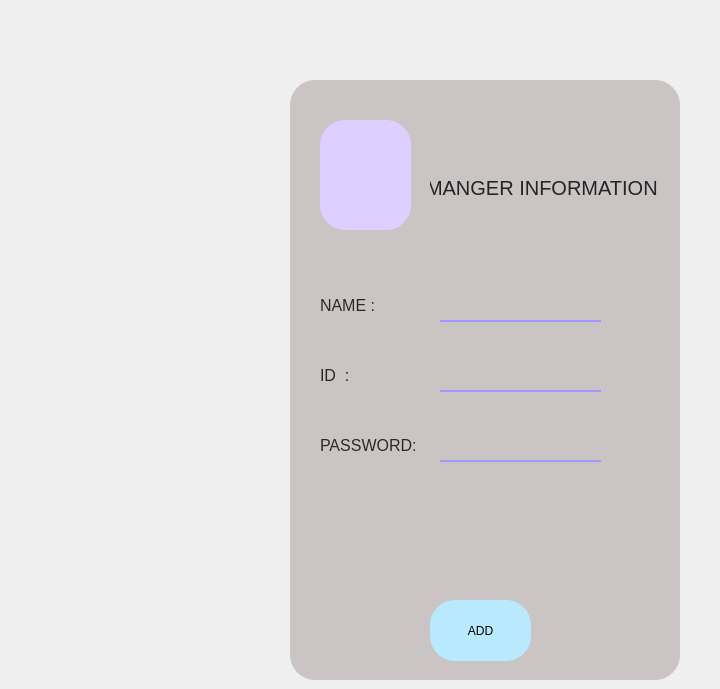
    <widget class="QWidget" name="page_5">
     <widget class="QFrame" name="frame_3">
      <property name="geometry">
       <rect>
        <x>290</x>
        <y>80</y>
        <width>390</width>
        <height>600</height>
       </rect>
      </property>
      <property name="minimumSize">
       <size>
        <width>390</width>
        <height>600</height>
       </size>
      </property>
      <property name="maximumSize">
       <size>
        <width>390</width>
        <height>600</height>
       </size>
      </property>
      <property name="styleSheet">
       <string notr="true">border-radius: 25px;
background-color: rgb(202, 197, 196);</string>
      </property>
      <property name="frameShape">
       <enum>QFrame::Shape::StyledPanel</enum>
      </property>
      <property name="frameShadow">
       <enum>QFrame::Shadow::Raised</enum>
      </property>
      <widget class="QLabel" name="label_13">
       <property name="geometry">
        <rect>
         <x>30</x>
         <y>200</y>
         <width>71</width>
         <height>51</height>
        </rect>
       </property>
       <property name="font">
        <font>
         <pointsize>12</pointsize>
        </font>
       </property>
       <property name="styleSheet">
        <string notr="true">color: rgb(43, 40, 39);</string>
       </property>
       <property name="text">
        <string>NAME :</string>
       </property>
      </widget>
      <widget class="QLineEdit" name="lineEdit_5">
       <property name="geometry">
        <rect>
         <x>150</x>
         <y>210</y>
         <width>181</width>
         <height>28</height>
        </rect>
       </property>
       <property name="styleSheet">
        <string notr="true">font-size: 15px;
color: rgb(42, 42, 42);</string>
       </property>
       <property name="text">
        <string/>
       </property>
      </widget>
      <widget class="QLabel" name="label_14">
       <property name="geometry">
        <rect>
         <x>30</x>
         <y>270</y>
         <width>41</width>
         <height>51</height>
        </rect>
       </property>
       <property name="font">
        <font>
         <pointsize>12</pointsize>
        </font>
       </property>
       <property name="styleSheet">
        <string notr="true">color: rgb(43, 40, 39);</string>
       </property>
       <property name="text">
        <string>ID  :</string>
       </property>
      </widget>
      <widget class="QLineEdit" name="lineEdit_6">
       <property name="geometry">
        <rect>
         <x>150</x>
         <y>280</y>
         <width>181</width>
         <height>28</height>
        </rect>
       </property>
       <property name="styleSheet">
        <string notr="true">font-size: 15px;
color: rgb(42, 42, 42);</string>
       </property>
      </widget>
      <widget class="QLabel" name="label_16">
       <property name="geometry">
        <rect>
         <x>30</x>
         <y>340</y>
         <width>121</width>
         <height>51</height>
        </rect>
       </property>
       <property name="font">
        <font>
         <pointsize>12</pointsize>
        </font>
       </property>
       <property name="styleSheet">
        <string notr="true">color: rgb(43, 40, 39);</string>
       </property>
       <property name="text">
        <string>PASSWORD:</string>
       </property>
      </widget>
      <widget class="QLineEdit" name="lineEdit_8">
       <property name="geometry">
        <rect>
         <x>150</x>
         <y>350</y>
         <width>181</width>
         <height>28</height>
        </rect>
       </property>
       <property name="styleSheet">
        <string notr="true">font-size: 15px;
color: rgb(42, 42, 42);</string>
       </property>
      </widget>
      <widget class="Line" name="line_5">
       <property name="geometry">
        <rect>
         <x>150</x>
         <y>240</y>
         <width>161</width>
         <height>2</height>
        </rect>
       </property>
       <property name="styleSheet">
        <string notr="true">background-color: rgb(160, 151, 255);</string>
       </property>
       <property name="orientation">
        <enum>Qt::Orientation::Horizontal</enum>
       </property>
      </widget>
      <widget class="Line" name="line_9">
       <property name="geometry">
        <rect>
         <x>150</x>
         <y>310</y>
         <width>161</width>
         <height>2</height>
        </rect>
       </property>
       <property name="styleSheet">
        <string notr="true">background-color: rgb(160, 151, 255);</string>
       </property>
       <property name="orientation">
        <enum>Qt::Orientation::Horizontal</enum>
       </property>
      </widget>
      <widget class="Line" name="line_10">
       <property name="geometry">
        <rect>
         <x>150</x>
         <y>380</y>
         <width>161</width>
         <height>2</height>
        </rect>
       </property>
       <property name="styleSheet">
        <string notr="true">background-color: rgb(160, 151, 255);</string>
       </property>
       <property name="orientation">
        <enum>Qt::Orientation::Horizontal</enum>
       </property>
      </widget>
      <widget class="QPushButton" name="pushButton_9">
       <property name="geometry">
        <rect>
         <x>140</x>
         <y>520</y>
         <width>101</width>
         <height>61</height>
        </rect>
       </property>
       <property name="styleSheet">
        <string notr="true">border-radius: 25px;
background-color: #b8e9ff;
color:black;</string>
       </property>
       <property name="text">
        <string>ADD</string>
       </property>
      </widget>
      <widget class="QLabel" name="label_17">
       <property name="geometry">
        <rect>
         <x>30</x>
         <y>40</y>
         <width>91</width>
         <height>110</height>
        </rect>
       </property>
       <property name="styleSheet">
        <string notr="true">border-radius: 25px;
background-color: rgb(221, 207, 255);
image: url(:/new/prefix1/Images/manager (1).png);</string>
       </property>
       <property name="text">
        <string/>
       </property>
      </widget>
      <widget class="QLineEdit" name="lineEdit_7">
       <property name="geometry">
        <rect>
         <x>140</x>
         <y>77</y>
         <width>231</width>
         <height>61</height>
        </rect>
       </property>
       <property name="styleSheet">
        <string notr="true">color: rgb(36, 36, 36);
font-size: 20px;</string>
       </property>
       <property name="text">
        <string>MANGER INFORMATION</string>
       </property>
      </widget>
     </widget>
     <widget class="QLabel" name="label_15">
      <property name="geometry">
       <rect>
        <x>330</x>
        <y>10</y>
        <width>381</width>
        <height>41</height>
       </rect>
      </property>
      <property name="styleSheet">
       <string notr="true">color: rgb(93, 123, 255);
font-size: 30px;
</string>
      </property>
      <property name="text">
       <string/>
      </property>
     </widget>
    </widget>
